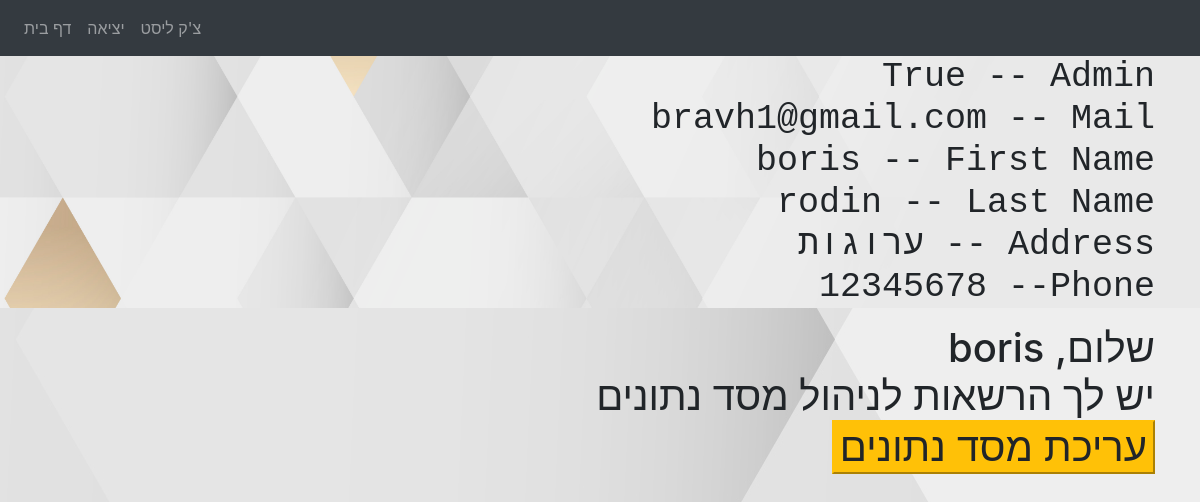
Page / (signed in) on the earlier database version.
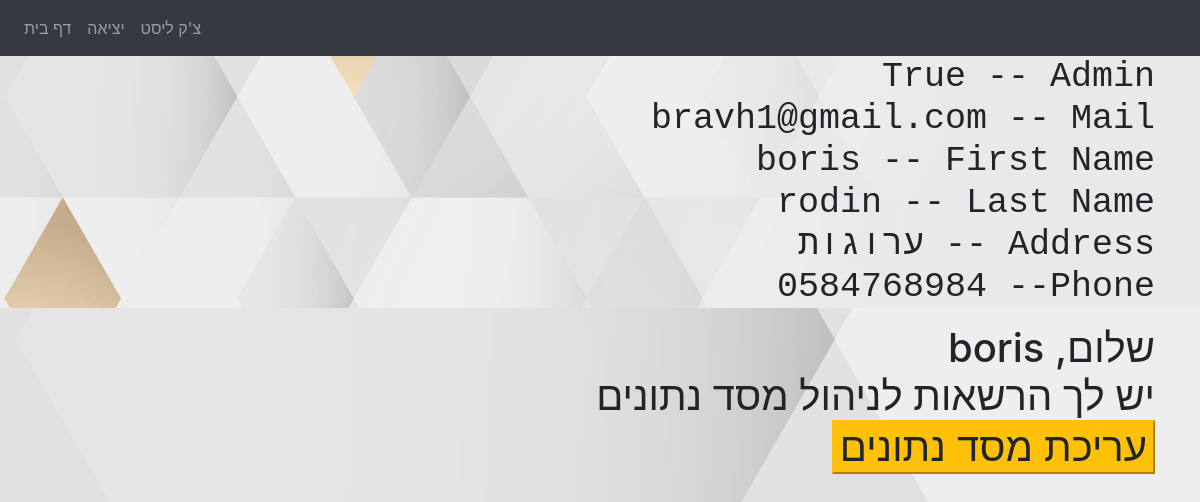
Same page on the later database version.
### website/models.py (models this page shows)
class User(db.Model , UserMixin):
    id = db.Column(db.Integer, primary_key=True)
    email = db.Column(db.String(150), unique=True)
    password = db.Column(db.String(150))
    first_name = db.Column(db.String(150))
    last_name = db.Column(db.String(150))
    address = db.Column(db.String(150))
    phone = db.Column(db.String(150))
    admin = db.Column(db.Boolean, default=False)

### website/views.py (the view)
@views.route('/', methods=['GET', 'POST'])
@login_required
def home():
    return render_template("home.html", user=current_user)

### website/__init__.py (called while the page is built)
def create_app():
    app = Flask(__name__)
    app.config['SECRET_KEY'] = 'sOdkamUsLaparaVelaSus'
    app.config['SQLALCHEMY_DATABASE_URI'] = f'sqlite:///{DB_NAME}'
    db.init_app(app)
    from .views import views
    from .auth import auth
    from .checklist import checklist
    from .admin import admin
    app.register_blueprint(views, url_prefix='/')
    app.register_blueprint(auth, url_prefix='/')
    app.register_blueprint(checklist, url_prefix='/')
    app.register_blueprint(admin, url_prefix='/')
    from .models import User
    create_database(app)
    login_manager = LoginManager()
    login_manager.login_view = 'auth.login'
    login_manager.init_app(app)
    @login_manager.user_loader
    def load_user(id):
        return User.query.get(int(id))
    return app

### website/templates/home.html (shortened to what this page needs)
{% extends "base.html" %}
{% block content %}
<h1>
<pre>
    {{ user.admin }} -- Admin
    {{ user.email }} -- Mail
    {{ user.first_name }} -- First Name
    {{ user.last_name }} -- Last Name
    {{ user.address }} -- Address
    {{ user.phone }} --Phone
</pre>
<div style="float: right">
    <h1> {{ user.first_name }} ,שלום</h1>
    <div>
    {% if user.admin %}
            יש לך הרשאות לניהול מסד נתונים
            <br>
            <form method="POST" action="/admin">
            <input class="btn-warning" type="submit" value="עריכת מסד נתונים">
         </form>
    {% else %}
            אין לך הרשאות לניהול מסד נתונים
    {% endif %}
</div>
</div>
</h1>
{% endblock %}

Differences in the rows shown:
changed User "boris": phone "12345678" → "0584768984"
